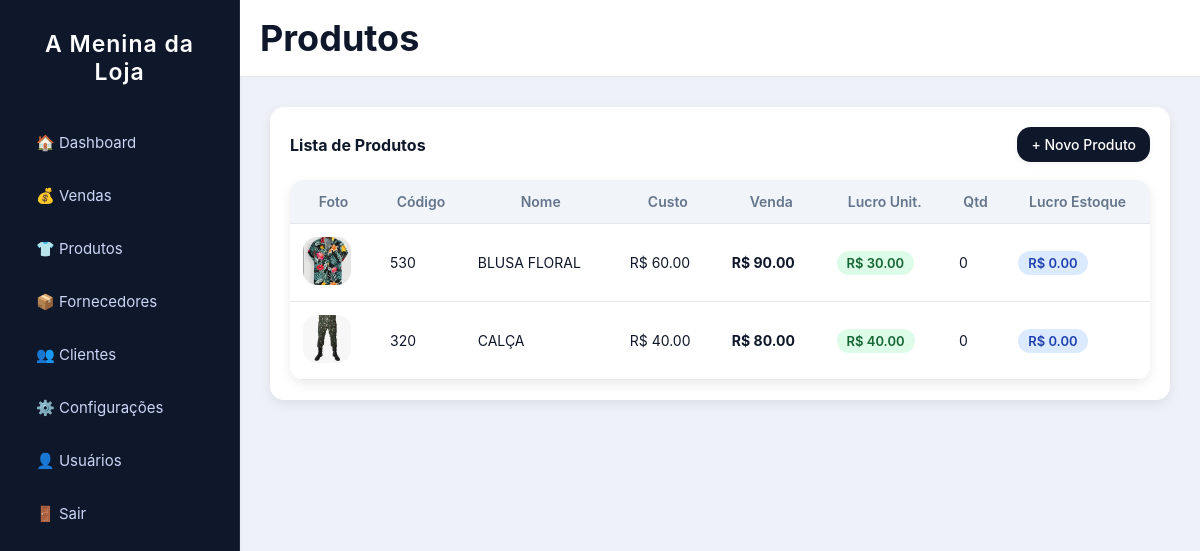
Before: /produtos (signed in) with the older database file.
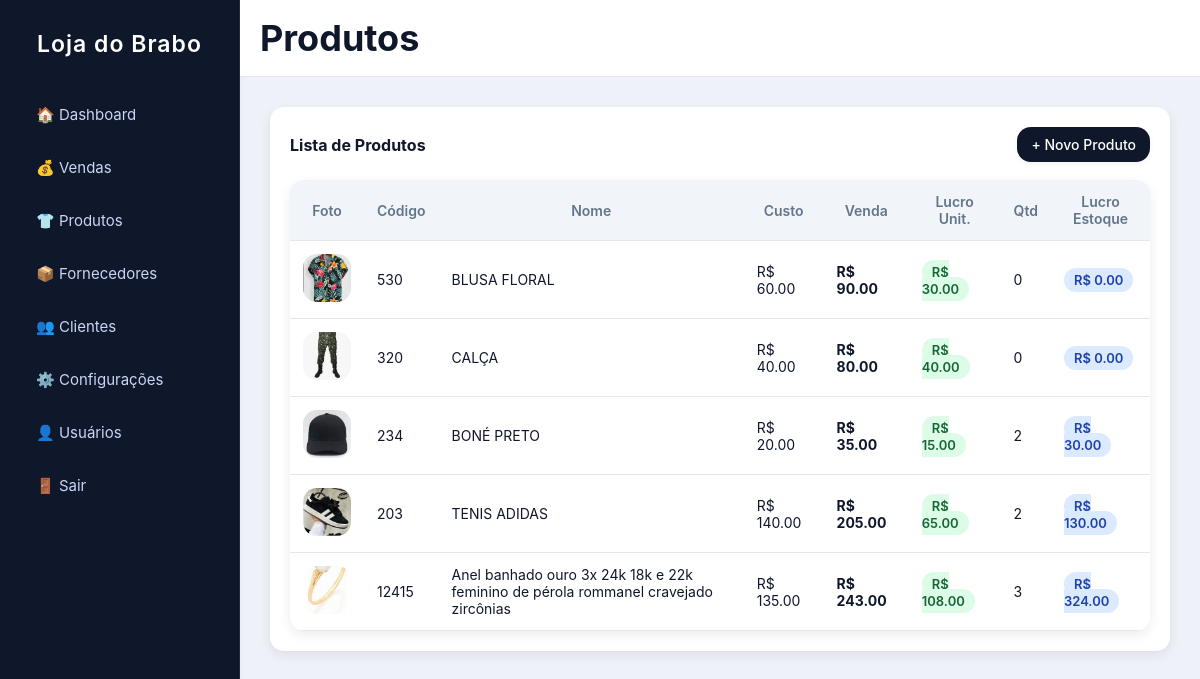
After: the same page with the newer database file.
### app.py (models this page shows)
class Configuracao(db.Model):
    id = db.Column(db.Integer, primary_key=True)
    nome_loja = db.Column(db.String(100), default="A Menina da Loja")
    cor_primaria = db.Column(db.String(7), default="#2563eb")  # hexadecimal
    cor_sucesso = db.Column(db.String(7), default="#16a34a")
    cor_perigo = db.Column(db.String(7), default="#dc2626")

class Produto(db.Model):
    id = db.Column(db.Integer, primary_key=True)
    codigo = db.Column(db.String(30), unique=True, nullable=False)
    nome = db.Column(db.String(100), nullable=False)
    preco_custo = db.Column(db.Float, nullable=False)
    preco_venda = db.Column(db.Float, nullable=False)
    quantidade = db.Column(db.Integer, nullable=False)
    imagem = db.Column(db.String(200))

### app.py (the view)
@app.route("/produtos")
@login_required
def listar_produtos():
    return render_template(
        "produtos.html",
        produtos=Produto.query.all()
    )

### app.py (called while the page is built)
@login_manager.user_loader
def load_user(user_id):
    return Usuario.query.get(int(user_id))

@app.context_processor
def inject_config():
    config = Configuracao.query.first()
    return dict(config=config)

### templates/produtos.html (shortened to what this page needs)
{% extends "base.html" %}
{% block header %}Produtos{% endblock %}
{% block content %}
<div class="card">
    <div class="topo-card">
        <strong>Lista de Produtos</strong>
        <a href="{{ url_for('novo_produto') }}" class="btn-primary">
            + Novo Produto
        </a>
    </div>
    {% if produtos %}
    <table class="tabela-vendas">
        <thead>
            <tr>
                <th>Foto</th>
                <th>Código</th>
                <th>Nome</th>
                <th>Custo</th>
                <th>Venda</th>
                <th>Lucro Unit.</th>
                <th>Qtd</th>
                <th>Lucro Estoque</th>
            </tr>
        </thead>
        <tbody>
            {% for p in produtos %}
                {% set lucro_unit = p.preco_venda - p.preco_custo %}
                {% set lucro_total = lucro_unit * p.quantidade %}
                <tr>
                    <td class="foto-produto">
                        {% if p.imagem %}
                            <a href="{{ url_for('static', filename='uploads/' ~ p.imagem) }}" target="_blank">
                                <img src="{{ url_for('static', filename='uploads/' ~ p.imagem) }}">
                            </a>
                        {% else %}
                            —
                        {% endif %}
                    </td>
                    <td>{{ p.codigo }}</td>
                    <td>{{ p.nome }}</td>
                    <td>R$ {{ "%.2f"|format(p.preco_custo) }}</td>
                    <td>
                        <strong>R$ {{ "%.2f"|format(p.preco_venda) }}</strong>
                    </td>
                    <td>
                        <span class="lucro-badge verde">
                            R$ {{ "%.2f"|format(lucro_unit) }}
                        </span>
                    </td>
                    <td>{{ p.quantidade }}</td>
                    <td>
                        <span class="lucro-badge azul">
                            R$ {{ "%.2f"|format(lucro_total) }}
                        </span>
                    </td>
                </tr>
            {% endfor %}
        </tbody>
    </table>
    {% else %}
        <p style="margin-top:10px;">Nenhum produto cadastrado.</p>
    {% endif %}
</div>
{% endblock %}

### templates/base.html (shortened to what this page needs)
<!DOCTYPE html>
<html lang="pt-br">
<head>
    <link rel="stylesheet" href="{{ url_for('static', filename='style.css') }}">
</head>
<body>
<div class="wrapper">
    <aside class="sidebar" id="sidebar">
        <h2 class="logo">{{ config.nome_loja }}</h2>
        <nav class="menu">
            <a href="{{ url_for('dashboard') }}">🏠 Dashboard</a>
            <a href="{{ url_for('listar_vendas') }}">💰 Vendas</a>
            <a href="{{ url_for('listar_produtos') }}">👕 Produtos</a>
            <a href="#">📦 Fornecedores</a>
            <a href="#">👥 Clientes</a>
            <a href="{{ url_for('configuracoes') }}">⚙️ Configurações</a>
            <a href="{{ url_for('configuracoes_usuarios') }}">👤 Usuários</a>
        </nav>
        <a class="logout" href="{{ url_for('logout') }}">🚪 Sair</a>
    </aside>
    <main class="main">
        <header class="topbar">
            <h1>{% block header %}{% endblock %}</h1>
        </header>
        <section class="content">
            {% block content %}{% endblock %}
        </section>
    </main>
</div>
</body>
</html>

Changed rows visible on the page:
changed Configuracao: nome_loja "A Menina da Loja" → "Loja do Brabo"
added Produto: imagem (picture), codigo "234", nome "BONÉ PRETO", preco_custo "20.00", preco_venda "35.00", lucro_unit "15.00", quantidade "2", lucro_total "30.00"
added Produto: imagem (picture), codigo "203", nome "TENIS ADIDAS", preco_custo "140.00", preco_venda "205.00", lucro_unit "65.00", quantidade "2", lucro_total "130.00"
added Produto: imagem (picture), codigo "12415", nome "Anel banhado ouro 3x 24k 18k e 22k feminino de pérola rommanel cravejado zircônias", preco_custo "135.00", preco_venda "243.00", lucro_unit "108.00", quantidade "3", lucro_total "324.00"
